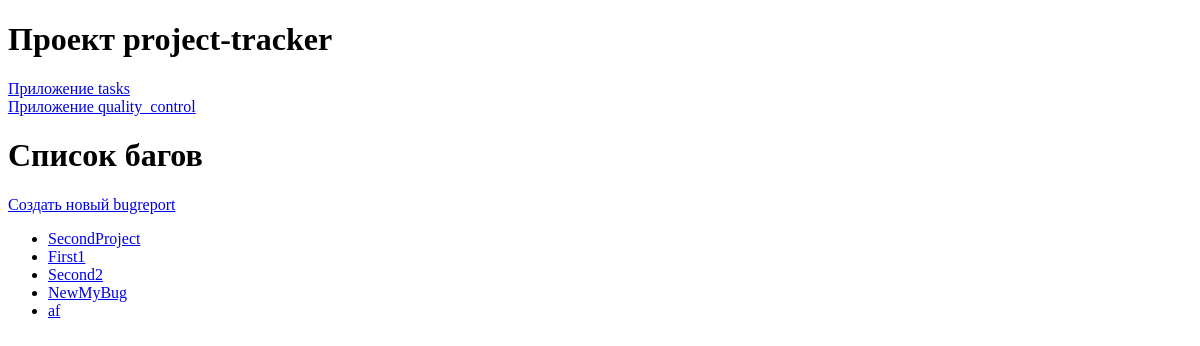
The page /quality_control/bugs/ on the database as committed earlier.
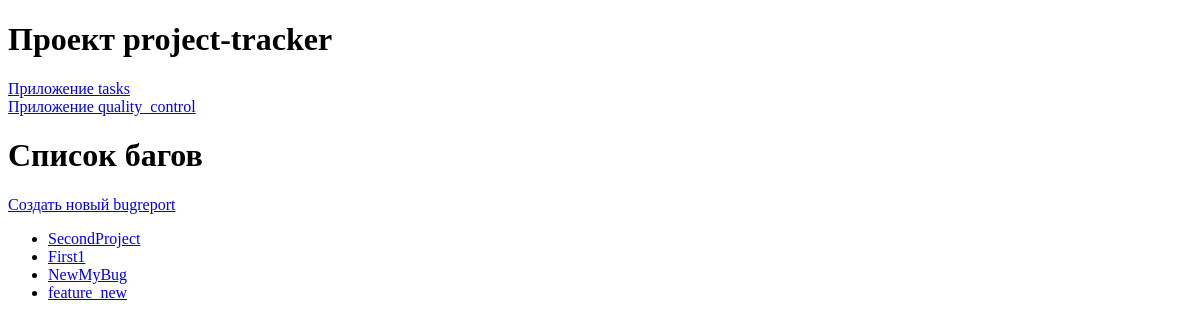
The same page on the database as committed later.
### quality_control/models.py (models this page shows)
class BugReport(models.Model):
    STATUS_CHOICES = [
        ('New', 'Новая'),
        ('In progress', 'В работе'),
        ('Completed', 'Завершена')
    ]
    PRIORITY_CHOICES = [
        (1, 'Низкий'),
        (2, 'Ниже среднего'),
        (3, 'Средний'),
        (4, 'Выше среднего'),
        (5, 'Высокий')
    ]
    title = models.CharField(max_length=100)
    description = models.TextField()
    project = models.ForeignKey(
        Project,
        related_name='bug_reports',
        on_delete=models.CASCADE
    )
    task = models.ForeignKey(
        Task,
        related_name='bug_reports',
        on_delete=models.SET_NULL,
        null=True,
        blank=True
    )
    status = models.CharField(
        max_length=50,
        choices=STATUS_CHOICES,
        default='New'
    )
    priority = models.IntegerField(choices=PRIORITY_CHOICES)
    created_at = models.DateTimeField(auto_now_add=True)
    updated_at = models.DateTimeField(auto_now=True)

### quality_control/views.py (the view)
# urls.py: path('bugs/', views.BugReportListView.as_view(), name='bug_report_list'),
class BugReportListView(ListView):
    model = BugReport
    template_name = 'quality_control/bug_report_list.html'
    context_object_name = 'bug_report_list'

### quality_control/templates/quality_control/bug_report_list.html
{% extends 'base/base.html' %}
{% block content %}
    <h1>Список багов</h1>
    <p><a href="{% url 'quality_control:create_bug_report' %}">Создать новый bugreport</a></p>
    <ul>
        {% for bug_report in bug_report_list %}
            <li><a href="{% url 'quality_control:bug_report_detail' bug_report.id %}">{{ bug_report.title }}</a></li>
        {% endfor %}
    </ul>
{% endblock %}

### templates/base/base.html (shortened to what this page needs)
<!DOCTYPE html>
<html lang="en">
<head>
</head>
<body>
    <header>
      <h1>Проект project-tracker</h1>
    </header>
    {% include 'base/nav.html' %}
    <main>
        {% block content %}{% endblock %}
    </main>
</body>
</html>

### templates/base/nav.html
<nav>
        <a href="{% url 'tasks:index' %}">Приложение tasks</a>
        <br><a href="{% url 'quality_control:index' %}">Приложение quality_control</a>
</nav>

Rows that differ between the two databases and show on the page:
removed BugReport: title "Second2"
removed BugReport: title "af"
added BugReport: title "feature_new"
